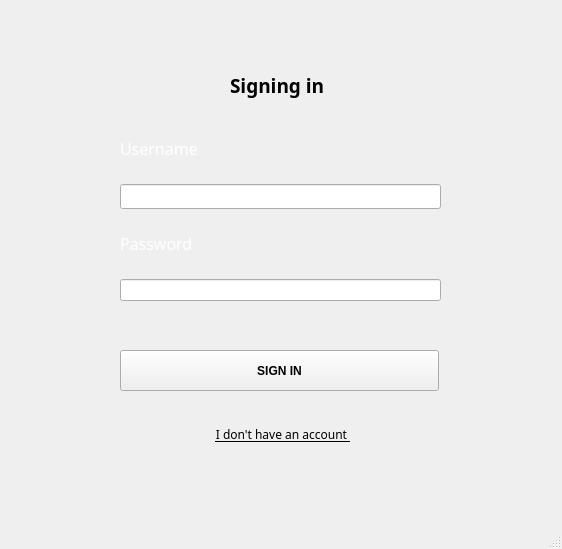
<?xml version="1.0" encoding="UTF-8"?>
<ui version="4.0">
 <class>MainWindow</class>
 <widget class="QMainWindow" name="MainWindow">
  <property name="geometry">
   <rect>
    <x>0</x>
    <y>0</y>
    <width>562</width>
    <height>549</height>
   </rect>
  </property>
  <property name="windowTitle">
   <string>MainWindow</string>
  </property>
  <property name="styleSheet">
   <string notr="true">MainWindow
{
     background-color: rgb(202, 212, 255);
}</string>
  </property>
  <widget class="QWidget" name="centralwidget">
   <widget class="QLabel" name="label_3">
    <property name="geometry">
     <rect>
      <x>380</x>
      <y>420</y>
      <width>63</width>
      <height>20</height>
     </rect>
    </property>
    <property name="text">
     <string/>
    </property>
   </widget>
   <widget class="QPushButton" name="pushButton">
    <property name="geometry">
     <rect>
      <x>120</x>
      <y>350</y>
      <width>319</width>
      <height>41</height>
     </rect>
    </property>
    <property name="font">
     <font>
      <family>Yu Gothic UI</family>
      <pointsize>9</pointsize>
      <italic>false</italic>
      <bold>true</bold>
     </font>
    </property>
    <property name="styleSheet">
     <string notr="true">color: rgb(0, 0, 0);
font: 700 9pt &quot;Yu Gothic UI&quot;;
</string>
    </property>
    <property name="text">
     <string>SIGN IN</string>
    </property>
   </widget>
   <widget class="QLabel" name="label_4">
    <property name="geometry">
     <rect>
      <x>230</x>
      <y>70</y>
      <width>111</width>
      <height>31</height>
     </rect>
    </property>
    <property name="font">
     <font>
      <family>Yu Gothic</family>
      <bold>true</bold>
     </font>
    </property>
    <property name="text">
     <string>&lt;html&gt;&lt;head/&gt;&lt;body&gt;&lt;p&gt;&lt;span style=&quot; font-size:14pt;&quot;&gt;Signing in&lt;/span&gt;&lt;/p&gt;&lt;/body&gt;&lt;/html&gt;</string>
    </property>
   </widget>
   <widget class="QWidget" name="layoutWidget">
    <property name="geometry">
     <rect>
      <x>120</x>
      <y>120</y>
      <width>321</width>
      <height>181</height>
     </rect>
    </property>
    <layout class="QVBoxLayout" name="verticalLayout">
     <item>
      <widget class="QLabel" name="label">
       <property name="font">
        <font>
         <family>Yu Gothic</family>
         <bold>true</bold>
        </font>
       </property>
       <property name="styleSheet">
        <string notr="true">color: rgb(255, 255, 255);</string>
       </property>
       <property name="text">
        <string>&lt;html&gt;&lt;head/&gt;&lt;body&gt;&lt;p&gt;&lt;span style=&quot; font-size:12pt; font-weight:400;&quot;&gt;Username&lt;/span&gt;&lt;/p&gt;&lt;/body&gt;&lt;/html&gt;</string>
       </property>
      </widget>
     </item>
     <item>
      <widget class="QLineEdit" name="username">
       <property name="font">
        <font>
         <family>Segoe UI Light</family>
        </font>
       </property>
       <property name="styleSheet">
        <string notr="true">color: rgb(0, 0, 0);</string>
       </property>
      </widget>
     </item>
     <item>
      <widget class="QLabel" name="label_2">
       <property name="font">
        <font>
         <family>Yu Gothic</family>
         <bold>true</bold>
        </font>
       </property>
       <property name="styleSheet">
        <string notr="true">color: rgb(255, 255, 255);</string>
       </property>
       <property name="text">
        <string>&lt;html&gt;&lt;head/&gt;&lt;body&gt;&lt;p&gt;&lt;span style=&quot; font-size:12pt; font-weight:400;&quot;&gt;Password&lt;/span&gt;&lt;/p&gt;&lt;/body&gt;&lt;/html&gt;</string>
       </property>
      </widget>
     </item>
     <item>
      <widget class="QLineEdit" name="password">
       <property name="styleSheet">
        <string notr="true">color: rgb(0, 0, 0);</string>
       </property>
       <property name="echoMode">
        <enum>QLineEdit::Password</enum>
       </property>
      </widget>
     </item>
    </layout>
   </widget>
   <widget class="QPushButton" name="pushButton_2">
    <property name="geometry">
     <rect>
      <x>200</x>
      <y>420</y>
      <width>166</width>
      <height>29</height>
     </rect>
    </property>
    <property name="font">
     <font>
      <family>Yu Gothic</family>
      <underline>true</underline>
     </font>
    </property>
    <property name="cursor">
     <cursorShape>ArrowCursor</cursorShape>
    </property>
    <property name="styleSheet">
     <string notr="true">color: rgb(0, 0, 0);</string>
    </property>
    <property name="text">
     <string>I don't have an account </string>
    </property>
    <property name="flat">
     <bool>true</bool>
    </property>
   </widget>
   <zorder>pushButton_2</zorder>
   <zorder>label_3</zorder>
   <zorder>pushButton</zorder>
   <zorder>label_4</zorder>
   <zorder>layoutWidget</zorder>
  </widget>
  <widget class="QMenuBar" name="menubar">
   <property name="geometry">
    <rect>
     <x>0</x>
     <y>0</y>
     <width>562</width>
     <height>25</height>
    </rect>
   </property>
  </widget>
  <widget class="QStatusBar" name="statusbar"/>
 </widget>
 <resources/>
 <connections/>
</ui>
